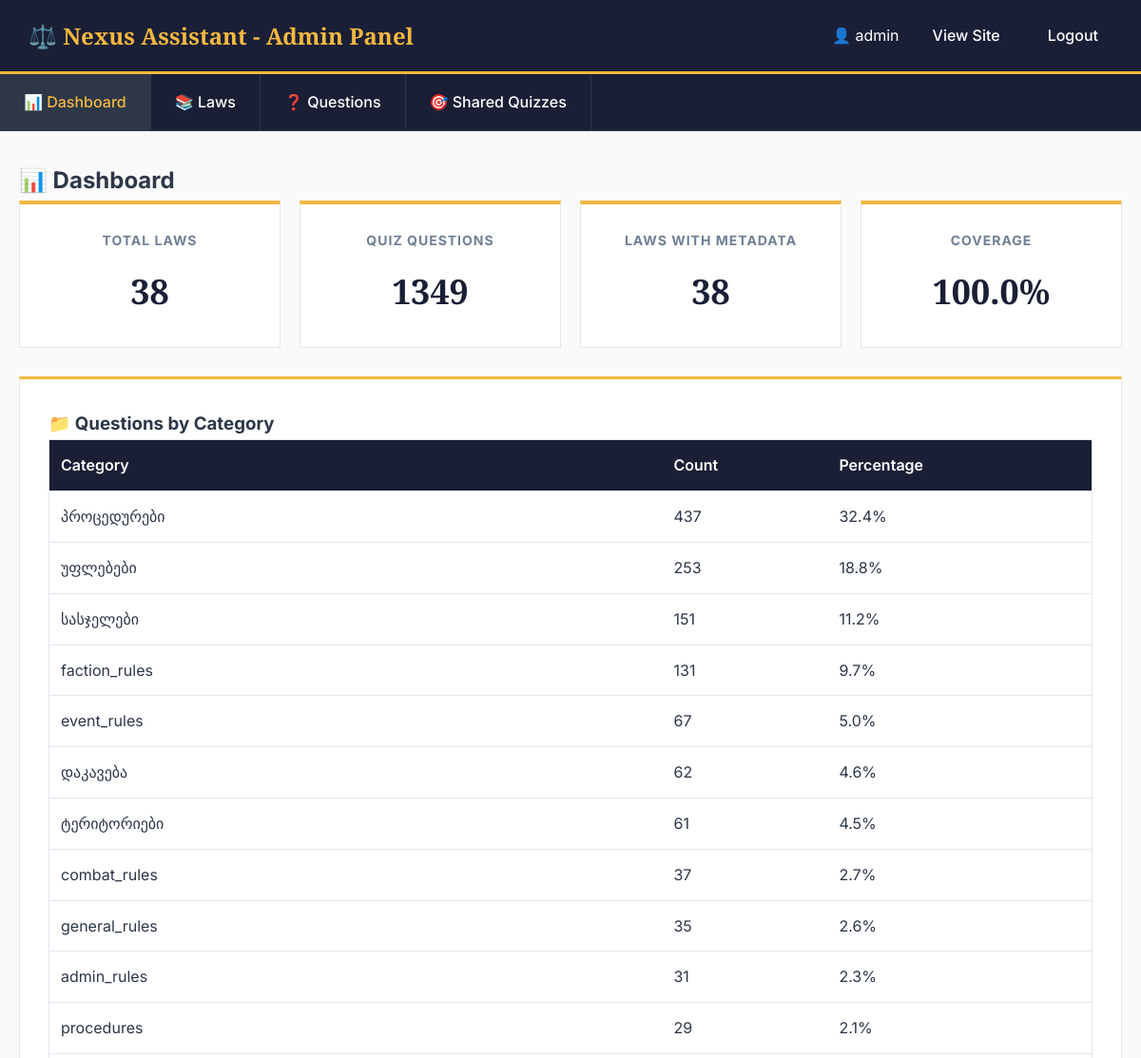
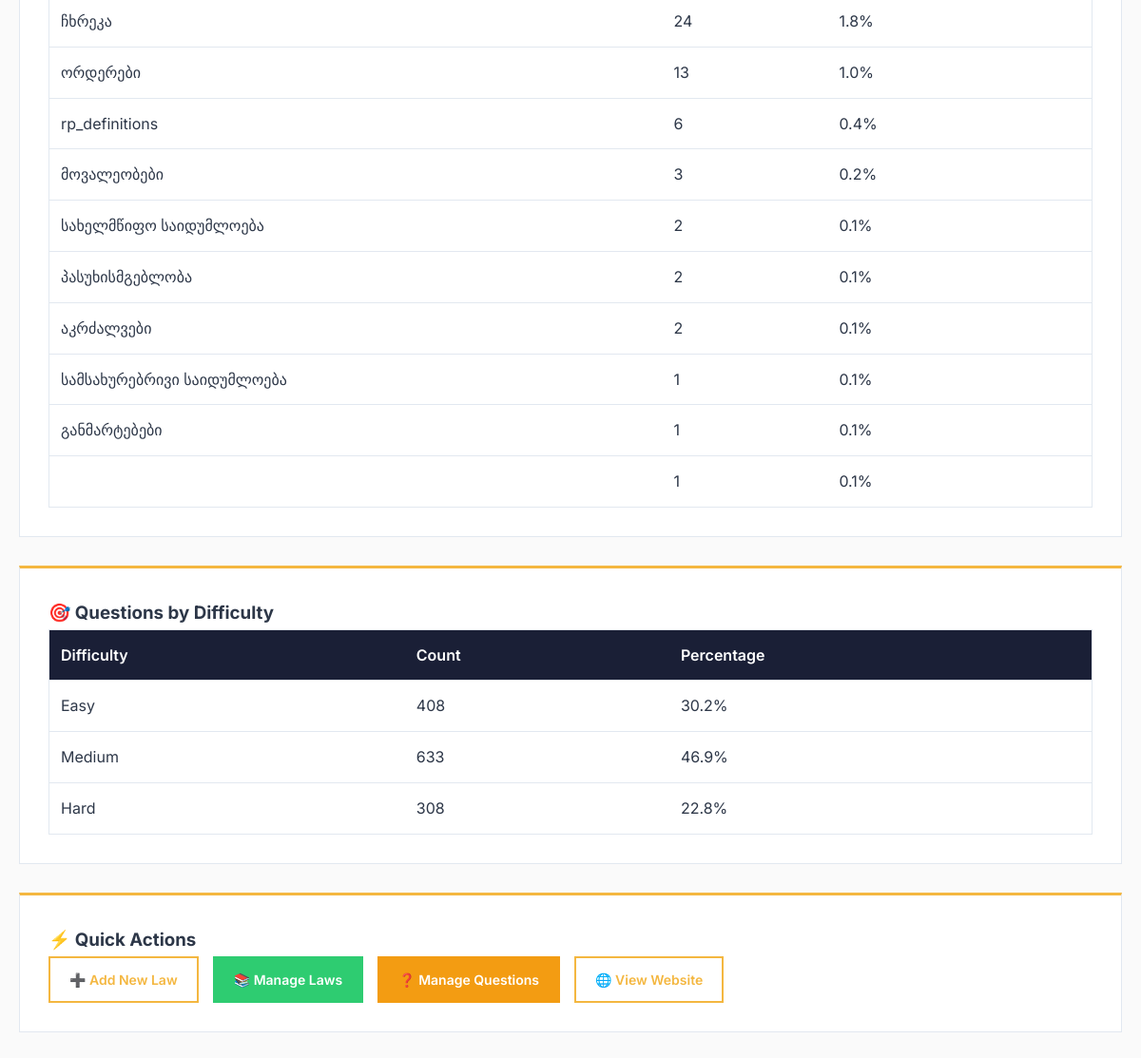
The app's page /admin/dashboard (signed in) with its own data (2 pictures, top to bottom).
### tables this page shows
CREATE TABLE quiz_questions (
                id INTEGER PRIMARY KEY AUTOINCREMENT,
                question_text TEXT NOT NULL,
                options TEXT NOT NULL,
                correct_answer TEXT NOT NULL,
                explanation TEXT NOT NULL,
                law_reference TEXT NOT NULL,
                category TEXT NOT NULL,
                difficulty TEXT NOT NULL,
                quality_score INTEGER DEFAULT 0,
                is_approved INTEGER DEFAULT 0,
                created_at TIMESTAMP DEFAULT CURRENT_TIMESTAMP
            , source_type TEXT DEFAULT "laws");

### app.py (the view)
@app.route('/admin')
@app.route('/admin/dashboard')
@login_required
def admin_dashboard():
    stats = get_admin_stats(law_parser, quiz_db)
    return render_template('admin/dashboard.html', stats=stats)

### admin_helper.py (called while the page is built)
def login_required(f):
    @wraps(f)
    def decorated_function(*args, **kwargs):
        if not session.get('admin_logged_in'):
            return redirect(url_for('admin_login'))
        return f(*args, **kwargs)
    return decorated_function

def get_admin_stats(law_parser, quiz_db):
    stats = {
        'total_laws': len(law_parser.laws),
        'total_questions': quiz_db.get_question_count(),
        'laws_with_metadata': sum(1 for law in law_parser.laws if law.summary_en),
        'recent_activity': []
    }
    import sqlite3
    conn = sqlite3.connect(quiz_db.db_path)
    cursor = conn.cursor()
    cursor.execute('''
        SELECT category, COUNT(*) as count
        FROM quiz_questions
        WHERE is_approved = 1
        GROUP BY category
        ORDER BY count DESC
    ''')
    stats['questions_by_category'] = dict(cursor.fetchall())
    cursor.execute('''
        SELECT difficulty, COUNT(*) as count
        FROM quiz_questions
        WHERE is_approved = 1
        GROUP BY difficulty
    ''')
    stats['questions_by_difficulty'] = dict(cursor.fetchall())
    conn.close()
    return stats

### database.py (called while the page is built)
    def get_question_count(self):
        conn = sqlite3.connect(self.db_path)
        cursor = conn.cursor()
        cursor.execute('SELECT COUNT(*) FROM quiz_questions WHERE is_approved = 1')
        count = cursor.fetchone()[0]
        conn.close()
        return count

### templates/admin/dashboard.html (shortened to what this page needs)
{% extends "admin/base.html" %}
{% block content %}
<h2>📊 Dashboard</h2>
<div class="stats-grid">
    <div class="stat-card blue">
        <h3>Total Laws</h3>
        <div class="number">{{ stats.total_laws }}</div>
    </div>
    <div class="stat-card green">
        <h3>Quiz Questions</h3>
        <div class="number">{{ stats.total_questions }}</div>
    </div>
    <div class="stat-card orange">
        <h3>Laws with Metadata</h3>
        <div class="number">{{ stats.laws_with_metadata }}</div>
    </div>
    <div class="stat-card purple">
        <h3>Coverage</h3>
        <div class="number">{{ "%.1f" | format((stats.laws_with_metadata / stats.total_laws * 100) if stats.total_laws > 0 else 0) }}%</div>
    </div>
</div>
<div class="content-box">
    <h3>📁 Questions by Category</h3>
    <div style="overflow-x: auto;">
        <table class="data-table">
            <thead>
                <tr>
                    <th>Category</th>
                    <th>Count</th>
                    <th>Percentage</th>
                </tr>
            </thead>
            <tbody>
                {% for category, count in stats.questions_by_category.items() %}
                <tr>
                    <td>{{ category }}</td>
                    <td>{{ count }}</td>
                    <td>{{ "%.1f" | format(count / stats.total_questions * 100) }}%</td>
                </tr>
                {% endfor %}
            </tbody>
        </table>
    </div>
</div>
<div class="content-box">
    <h3>🎯 Questions by Difficulty</h3>
    <div style="overflow-x: auto;">
        <table class="data-table">
            <thead>
                <tr>
                    <th>Difficulty</th>
                    <th>Count</th>
                    <th>Percentage</th>
                </tr>
            </thead>
            <tbody>
                {% for difficulty in ['easy', 'medium', 'hard'] %}
                    {% set count = stats.questions_by_difficulty.get(difficulty, 0) %}
                    <tr>
                        <td style="text-transform: capitalize;">{{ difficulty }}</td>
                        <td>{{ count }}</td>
                        <td>{{ "%.1f" | format(count / stats.total_questions * 100) if stats.total_questions > 0 else 0 }}%</td>
                    </tr>
                {% endfor %}
            </tbody>
        </table>
    </div>
</div>
<div class="content-box">
    <h3>⚡ Quick Actions</h3>
    <div style="display: flex; gap: 15px; flex-wrap: wrap;">
        <a href="{{ url_for('admin_add_law') }}" class="btn btn-primary">➕ Add New Law</a>
        <a href="{{ url_for('admin_laws') }}" class="btn btn-success">📚 Manage Laws</a>
        <a href="{{ url_for('admin_questions') }}" class="btn btn-warning">❓ Manage Questions</a>
        <a href="{{ url_for('index') }}" class="btn btn-primary">🌐 View Website</a>
    </div>
</div>
{% endblock %}

### static/css/style.css (style rules this page uses)
* { margin: 0; padding: 0; box-sizing: border-box; }
body { font-family: 'Inter', 'Noto Sans Georgian', 'Sylfaen', 'BPG Arial', sans-serif; line-height: 1.8; color: #2d3748; background-color: #fafafa; }
.stat-card { background: white; padding: 2rem; border: 1px solid #e2e8f0; border-top: 4px solid #f4b740; min-width: 150px; text-align: center; transition: transform 0.3s, box-shadow 0.3s; }
.btn { display: inline-flex; align-items: center; justify-content: center; gap: 0.5rem; padding: 0.8rem 2rem; border: 2px solid #f4b740; background: transparent; color: #f4b740; text-decoration: none; font-weight: 600; cursor: pointer; font-size: 1rem; transition: all 0.3s; }
.btn-primary { background: transparent; border: 2px solid #f4b740; color: #f4b740; }
table { width: 100%; background: white; border: 1px solid #e2e8f0; border-collapse: collapse; }
table th { background: #1a1f36; color: white; padding: 1rem; text-align: left; font-weight: 600; }
table td { padding: 1rem; border-bottom: 1px solid #e2e8f0; }

### templates/admin/base.html (style rules this page uses)
* { margin: 0; padding: 0; box-sizing: border-box; }
body { font-family: 'Inter', sans-serif; background: #fafafa; }
.stats-grid { display: grid; grid-template-columns: repeat(auto-fit, minmax(250px, 1fr)); gap: 20px; margin-bottom: 30px; }
.stat-card { background: white; padding: 25px; border: 1px solid #e2e8f0; border-top: 4px solid #f4b740; box-shadow: none; }
.stat-card h3 { color: #718096; font-size: 14px; margin-bottom: 10px; text-transform: uppercase; letter-spacing: 1px; }
.stat-card .number { font-size: 36px; font-weight: bold; color: #1a1f36; font-family: 'Playfair Display', Georgia, serif; }
.stat-card.blue { border-top-color: #f4b740; }
.stat-card.green { border-top-color: #f4b740; }
.stat-card.orange { border-top-color: #f4b740; }
.stat-card.purple { border-top-color: #f4b740; }
.content-box { background: white; padding: 30px; border: 1px solid #e2e8f0; border-top: 3px solid #f4b740; margin-bottom: 30px; }
.data-table { width: 100%; border-collapse: collapse; border: 1px solid #e2e8f0; }
.data-table th, .data-table td { padding: 12px; text-align: left; border-bottom: 1px solid #e2e8f0; }
.data-table th { background: #1a1f36; color: white; font-weight: 600; }
.btn { padding: 10px 20px; border: 2px solid #f4b740; background: transparent; color: #f4b740; cursor: pointer; text-decoration: none; display: inline-block; transition: all 0.3s; font-size: 14px; font-weight: 600; }
.btn-primary { background: transparent; border-color: #f4b740; color: #f4b740; }
.btn-success { background: #2ecc71; color: white; border-color: #2ecc71; }
.btn-warning { background: #f39c12; color: white; border-color: #f39c12; }

### records on screen
quiz_questions: category "სამსახურებრივი საიდუმლოება", is_approved "1", total_questions "0.1"
quiz_questions: category "განმარტებები", is_approved "1", total_questions "0.1"

### other values on screen
{{ session.admin_username }} "admin"
{{ stats.total_laws }} "38"
{{ stats.total_questions }} "1349"
{{ stats.laws_with_metadata }} "38"
{{ category }} "პროცედურები" "უფლებები" "სასჯელები" "faction_rules" "event_rules" "დაკავება" "ტერიტორიები" "combat_rules" "general_rules" "admin_rules" "procedures" "ჩხრეკა" "ორდერები" "rp_definitions" "მოვალეობები" "სახელმწიფო საიდუმლოება" "პასუხისმგებლობა" "აკრძალვები"
{{ count }} "437" "253" "151" "131" "67" "62" "61" "37" "35" "31" "29" "24" "13" "6" "3" "2" "2" "2" "1"
{{ "%.1f" | format(count / stats.total_questions * 100) }} "32.4" "18.8" "11.2" "9.7" "5.0" "4.6" "4.5" "2.7" "2.6" "2.3" "2.1" "1.8" "1.0" "0.4" "0.2" "0.1" "0.1" "0.1" "0.1"
{{ difficulty }} "Easy" "Medium" "Hard"
{{ count }} "408" "633" "308"
